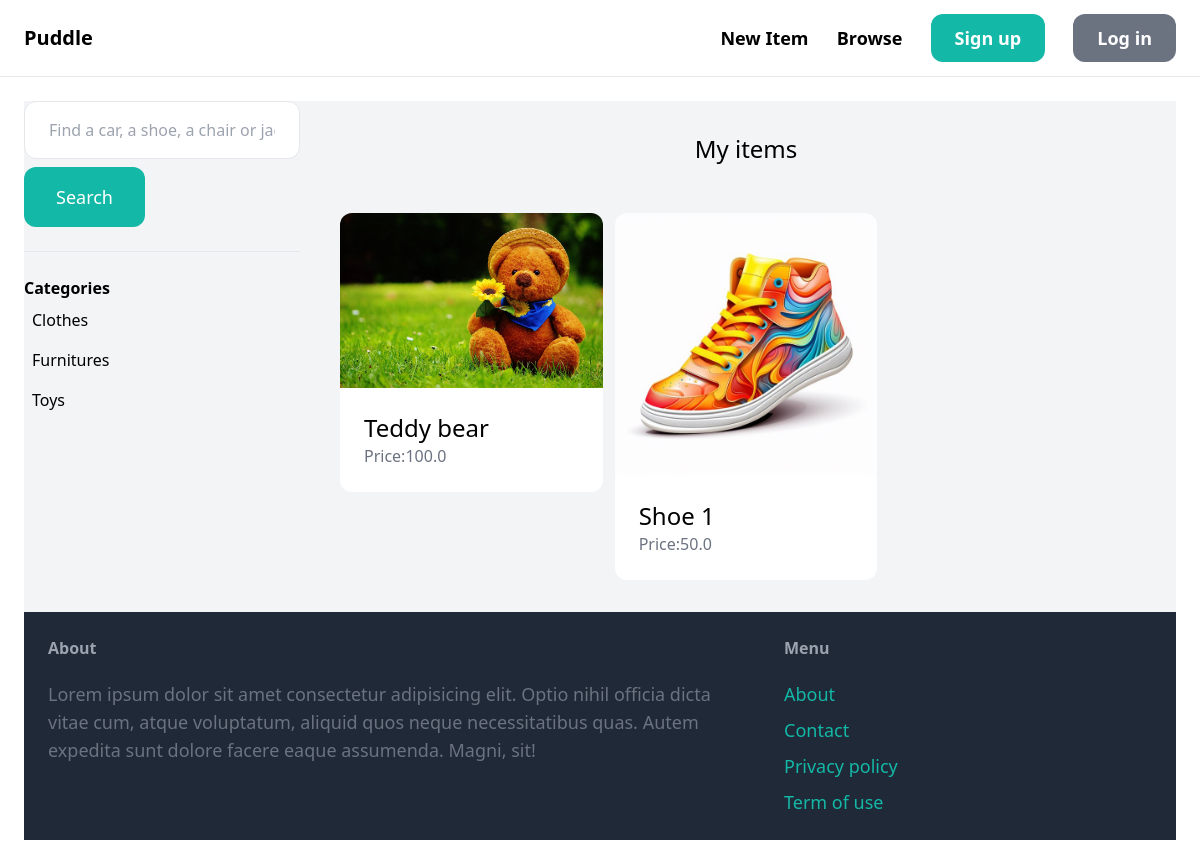
Page /items/ on the earlier database version.
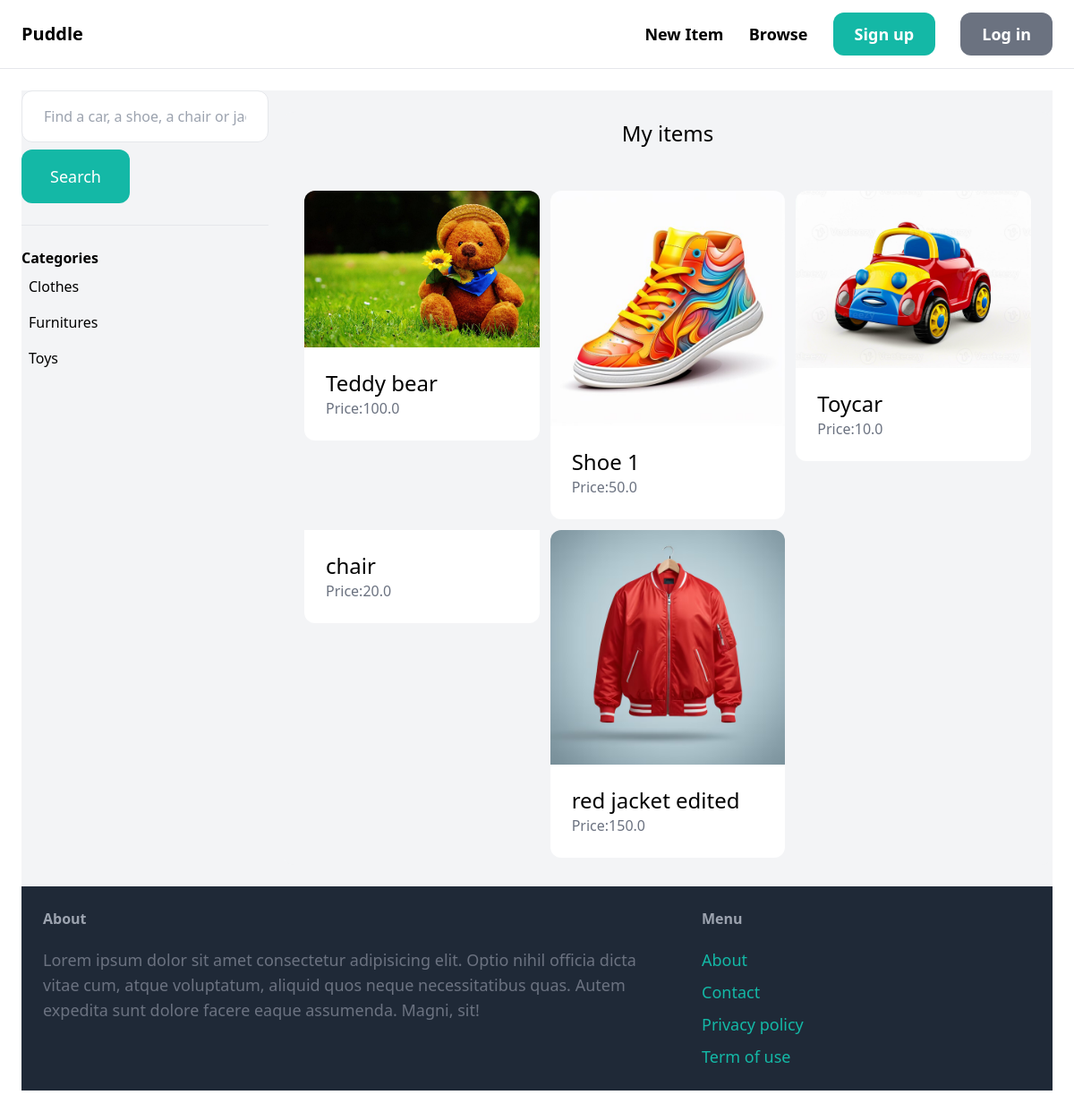
Same page on the later database version.
### item/models.py (models this page shows, shortened)
class Category(models.Model):
    name = models.CharField(max_length=255)
    class Meta:
        ordering = ('name',)
        verbose_name_plural = 'Categories'

class Item(models.Model):
    category = models.ForeignKey(Category,related_name='items', on_delete=models.CASCADE)
    name = models.CharField(max_length=255)
    description = models.TextField(blank=True, null=True)
    price = models.FloatField()
    image = models.ImageField(upload_to='item_images', blank=True, null=True)
    is_sold = models.BooleanField(default=False)
    created_by = models.ForeignKey(User,related_name='items', on_delete=models.CASCADE)
    created_at = models.DateTimeField(auto_now_add=True)

### item/views.py (the view)
# urls.py: path('',views.items,name='items'),
def items(request):
    query = request.GET.get('query', '')
    category_id= request.GET.get('category', 0)
    categories = Category.objects.all()
    items = Item.objects.filter(is_sold=False)
    if category_id:
        items = items.filter(category_id= category_id)
    if query:
        items = items.filter(Q(name__icontains=query) | Q(description__icontains=query))
    return render(request, 'item/items.html', {
        'items': items,
        'query': query,
        'categories': categories,
        'category_id': int(category_id)
    })

### item/templates/item/items.html (shortened to what this page needs)
{% extends 'puddle_app/base.html' %}
{% block content %}
    <div class="pb-6 grid grid-cols-4 gap-4 bg-gray-100">
        <div class="col-span-1">
            <form method="get" action="{% url 'item:items' %}">
                <input name="query" class="w-full py-4 px-6 border rounded-xl" type="text" value="{{ query }}" placeholder="Find a car, a shoe, a chair or jacket...">
                <button class="mt-2 py-4 px-8 text-lg bg-teal-500 text-white rounded-xl">Search</button>
            </form>
            <hr class="my-6">
            <p class="font-semibold">Categories</p>
            <ul>
                {% for category in categories %}
                    <li class="py-2 px-2 rounded-xl{% if category.id == category_id %} bg-gray-200{%endif %}">
                        <a href="{% url 'item:items' %}?query={{ query }}&category={{category.id}}">{{category.name}}</a>
                    </li>
                {% endfor %}
            </ul>
        </div>
        <div class="col-span-3">
            <div class="mt-6 px-6 py-2 bg-gray-100 rounded-xl">
    <h2 class="mb-12 text-2xl text-center">My items</h2>
    <div class="grid grid-cols-3 gap-3">
        {% for item in items %}
        <div>
            <a href="{% url 'item:detail' item.id %}">
                <div>
                    <img src="{{ item.image.url}}" alt="" class="rounded-t-xl ">
                </div>
                <div class="p-6 bg-white rounded-b-xl">
                    <h2 class="text-2xl">{{ item.name }}</h2>
                    <p class="text-gray-500">Price:{{ item.price }}</p>
                </div>
            </a>
        </div>
        {% endfor %}
    </div>
        </div>
        </div>
{% endblock %}

Differences in the rows shown:
added Item: image (picture), name "Toycar", price "10.0"
added Item: name "chair", price "20.0"
added Item: image (picture), name "red jacket edited", price "150.0"
